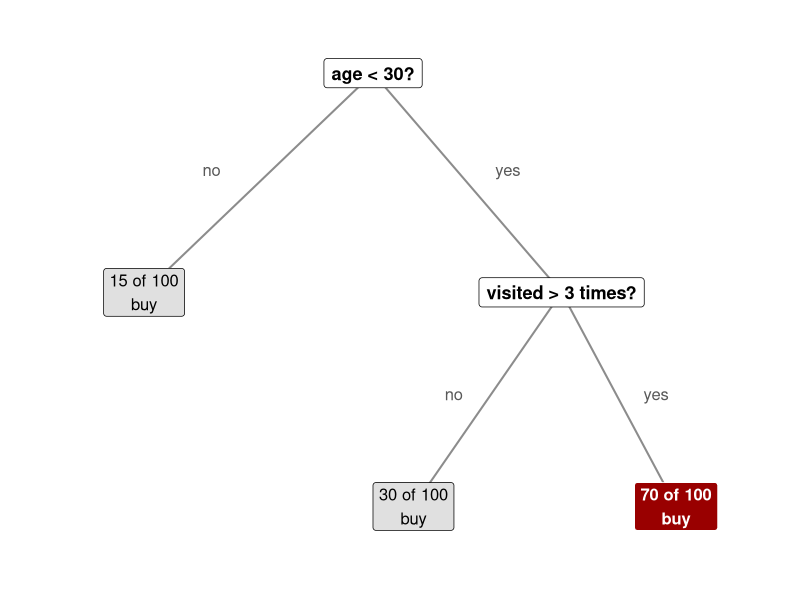
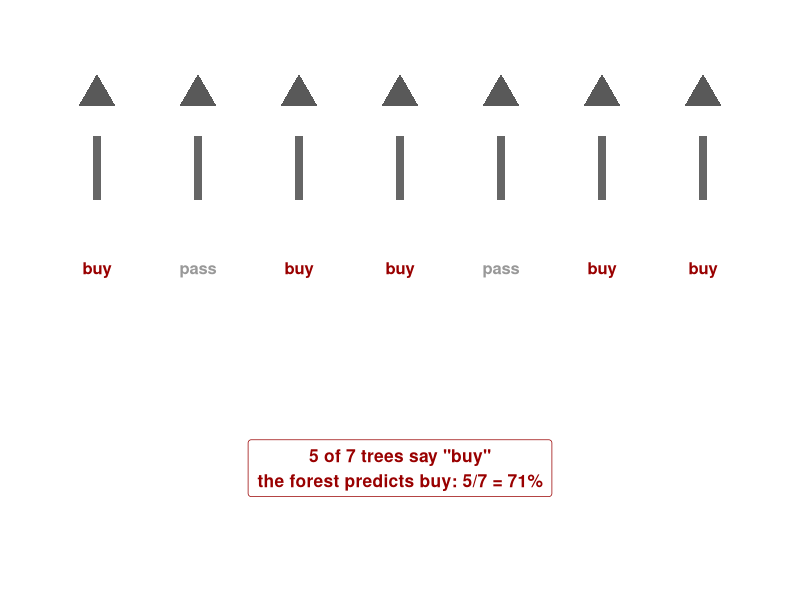
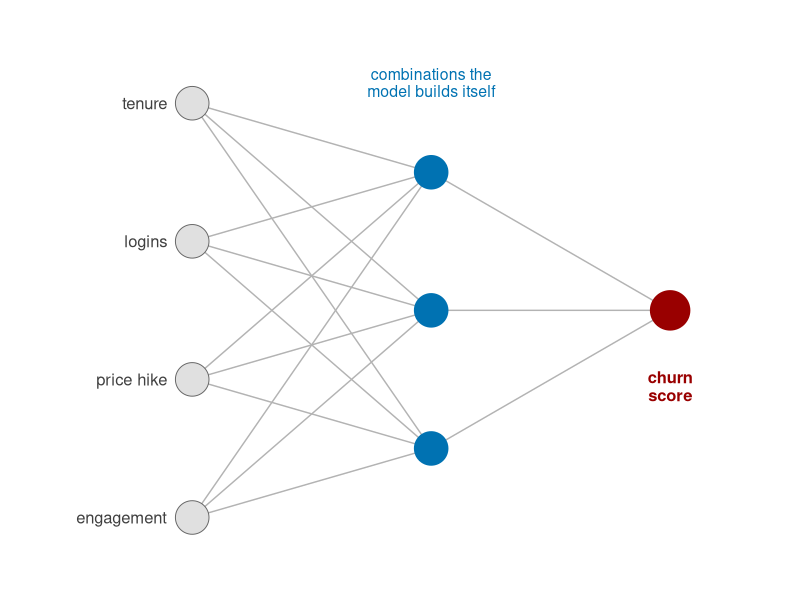
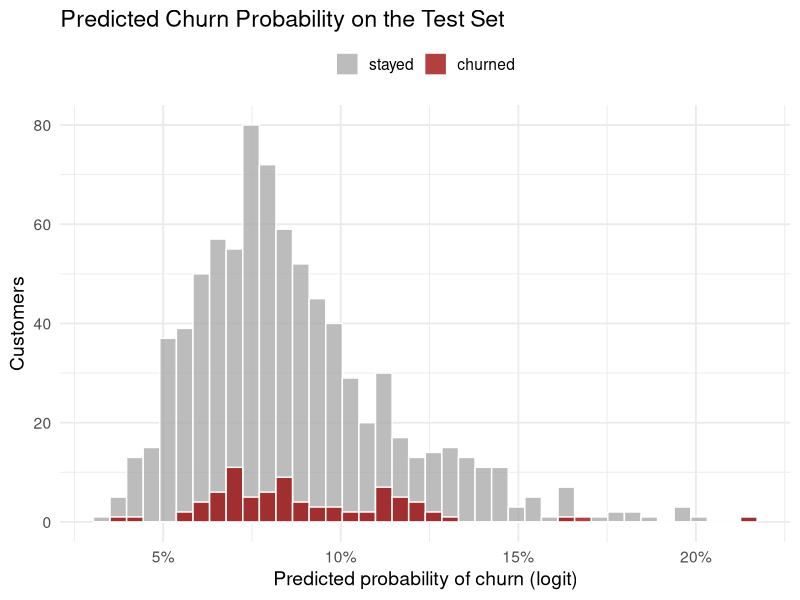
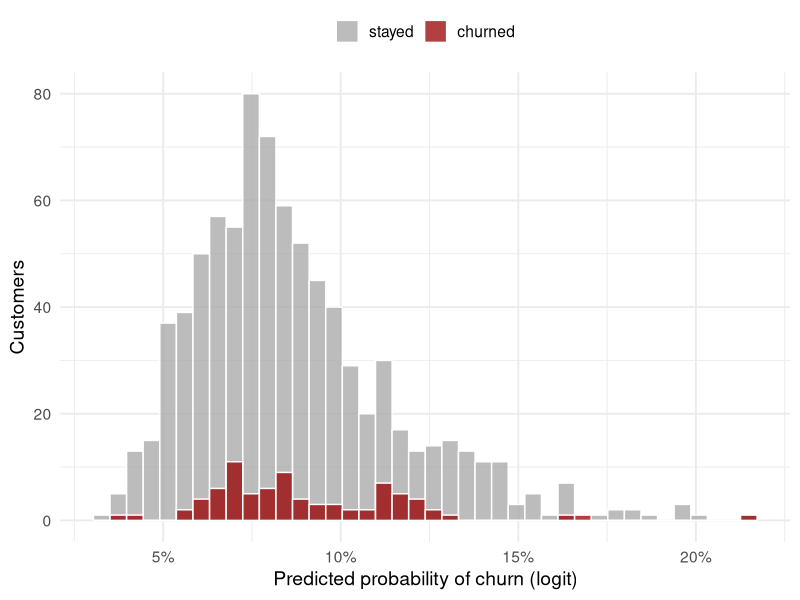
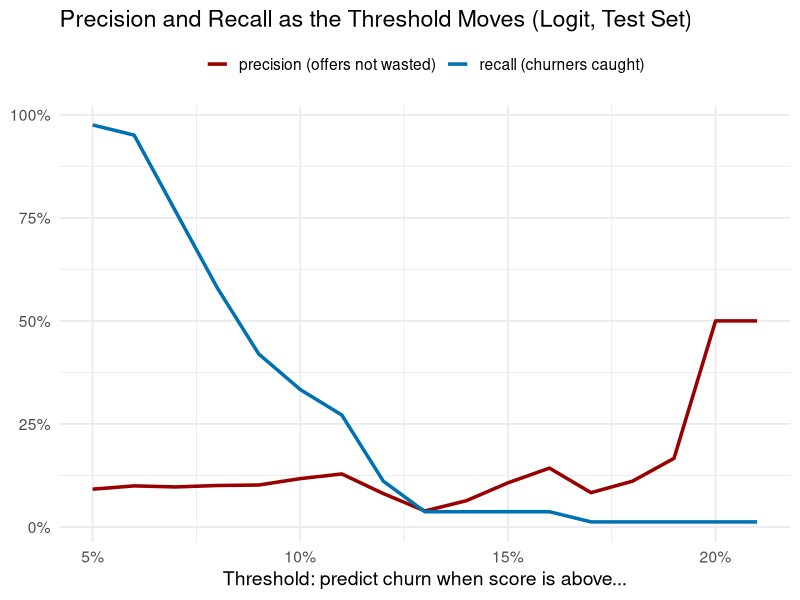
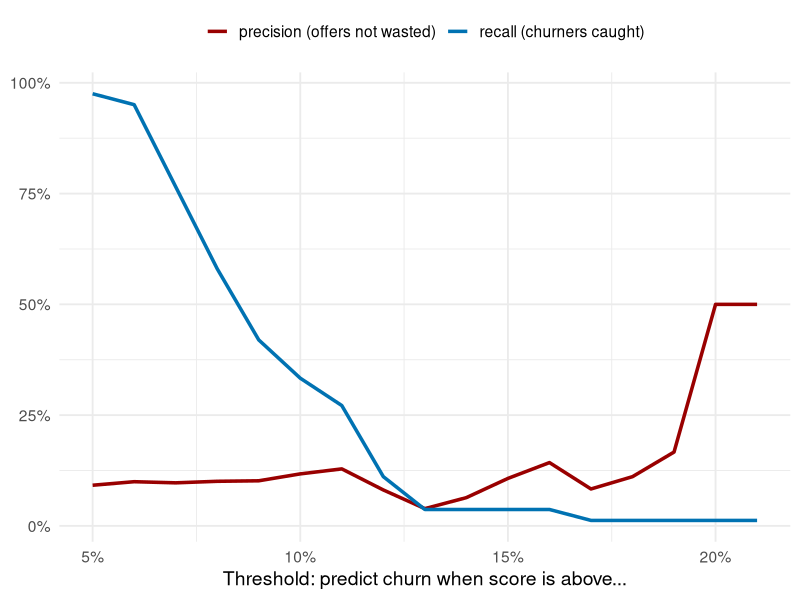
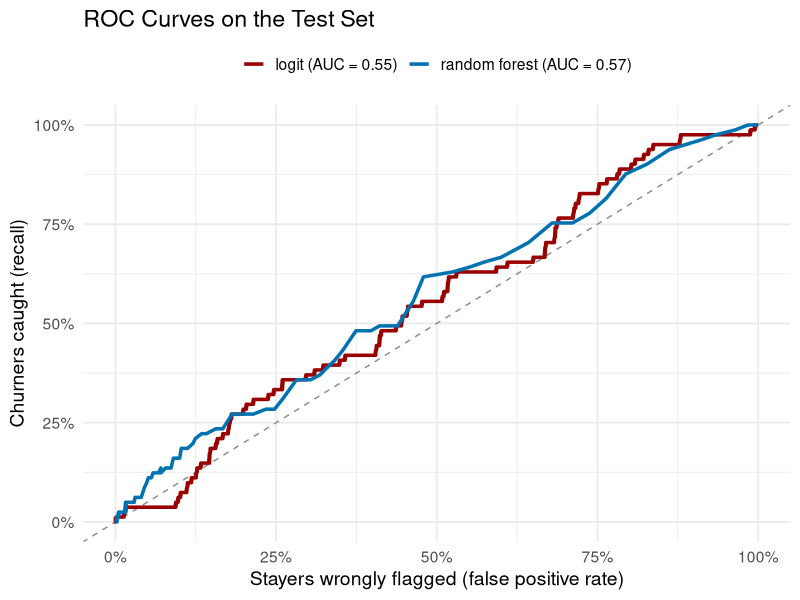

Source code (R) for these figures, in order:
## ---- chunk 1
#| include: false
library(data.table)
library(ggplot2)
library(scales)
library(randomForest)
library(pROC)

options(width = 110)

usc_red  <- "#990000"
usc_gold <- "#E69F00"
blue     <- "#0072B2"

# --- the churn data: 3,000 customers of a subscription business ---
churn <- fread("data/churn_data.csv")
churn[, region := factor(region)]
churn_rate <- mean(churn$churn)

plain_names <- c(
  tenure_months      = "tenure (months)",
  logins_last30      = "logins, last 30 days",
  tickets_30d        = "support tickets, last 30 days",
  email_engagement   = "email engagement (0 to 1)",
  price_increase_60d = "price increase, last 60 days",
  plan_downgrade     = "plan downgrade",
  region             = "region")

# --- stratified 70/30 train/test split ---
set.seed(123)
idx_pos <- which(churn$churn == 1)
idx_neg <- which(churn$churn == 0)
train_id <- sort(c(sample(idx_pos, floor(0.7 * length(idx_pos))),
                   sample(idx_neg, floor(0.7 * length(idx_neg)))))
train <- churn[train_id]
test  <- churn[-train_id]

# --- two models: logit and random forest ---
logit_fit <- glm(churn ~ ., data = train, family = binomial())
set.seed(123)
rf_fit <- randomForest(factor(churn) ~ ., data = train, ntree = 300, importance = TRUE)

test[, p_logit := predict(logit_fit, newdata = test, type = "response")]
test[, p_rf    := predict(rf_fit, newdata = test, type = "prob")[, "1"]]

# --- metric helpers ---
conf_metrics <- function(y, p, thr = 0.5) {
  yhat <- as.integer(p >= thr)
  TP <- sum(yhat == 1 & y == 1); FP <- sum(yhat == 1 & y == 0)
  FN <- sum(yhat == 0 & y == 1); TN <- sum(yhat == 0 & y == 0)
  acc  <- (TP + TN) / length(y)
  prec <- ifelse(TP + FP == 0, NA, TP / (TP + FP))
  rec  <- ifelse(TP + FN == 0, NA, TP / (TP + FN))
  f1   <- ifelse(is.na(prec) | is.na(rec) | prec + rec == 0, NA,
                 2 * prec * rec / (prec + rec))
  data.table(TP = TP, FP = FP, FN = FN, TN = TN,
             accuracy = acc, precision = prec, recall = rec, f1 = f1)
}
m_logit <- conf_metrics(test$churn, test$p_logit)
m_rf    <- conf_metrics(test$churn, test$p_rf)

roc_logit <- roc(test$churn, test$p_logit, quiet = TRUE)
roc_rf    <- roc(test$churn, test$p_rf,    quiet = TRUE)
auc_logit <- as.numeric(auc(roc_logit))
auc_rf    <- as.numeric(auc(roc_rf))

# --- the threshold sweep for the precision-recall tradeoff ---
sweep <- rbindlist(lapply(seq(0.05, 0.60, by = 0.01), function(t)
  cbind(thr = t, conf_metrics(test$churn, test$p_logit, t))))
sweep <- sweep[!is.na(precision)]

# --- the worked threshold pick: lowest threshold with precision >= 50% ---
pick <- sweep[precision >= 0.5][thr == min(thr)]

# --- odds ratios (logit), with plain labels ---
or <- data.table(term = names(coef(logit_fit)), beta = coef(logit_fit))[term != "(Intercept)"]
or_labels <- c(
  tenure_months      = "tenure (per extra month)",
  logins_last30      = "logins last 30 days (per extra login)",
  tickets_30d        = "support tickets (per extra ticket)",
  email_engagement   = "email engagement (0 to 1)",
  price_increase_60d = "price increase in last 60 days (yes vs. no)",
  plan_downgrade     = "plan downgrade (yes vs. no)",
  regionNorth        = "region: North (vs. East)",
  regionSouth        = "region: South (vs. East)",
  regionWest         = "region: West (vs. East)")
or[, label := or_labels[term]]
or[, odds := exp(beta)]
or <- or[!grepl("^region", term)]        # keep the deck readable: drop region dummies
or <- or[order(odds)]
or[, label := factor(label, levels = label)]

# --- random forest importance, with plain labels ---
imp <- data.table(term = rownames(importance(rf_fit)),
                  gain = importance(rf_fit)[, "MeanDecreaseAccuracy"])
imp[, label := plain_names[term]]
imp <- imp[order(gain)]
imp[, label := factor(label, levels = label)]

# --- the ad-click exercise data, for the practice slide ---
ad <- fread("data/ad_click_data.csv")

# --- capacity view: the retention team can contact the top 10% ---
K <- ceiling(0.10 * nrow(test))
top_rf <- test[order(-p_rf)][1:K]
prec_k <- mean(top_rf$churn)
rec_k  <- sum(top_rf$churn) / sum(test$churn)

fmt_pct <- function(x, d = 0)
  ifelse(is.na(x), "undefined", sprintf(paste0("%.", d, "f%%"), 100 * x))
## ---- chunk 2
#| fig-width: 5.6
#| fig-height: 3.6
edges <- data.table(
  x    = c(0.50, 0.50, 0.78, 0.78),
  y    = c(0.93, 0.93, 0.50, 0.50),
  xend = c(0.16, 0.78, 0.56, 0.95),
  yend = c(0.50, 0.50, 0.08, 0.08))
ggplot() +
  geom_segment(data = edges, aes(x, y, xend = xend, yend = yend),
               color = "grey55", linewidth = 0.7) +
  annotate("text", x = c(0.26, 0.70, 0.62, 0.92), y = c(0.74, 0.74, 0.30, 0.30),
           label = c("no", "yes", "no", "yes"), color = "grey35", size = 4.2) +
  annotate("label", x = 0.50, y = 0.93, label = "age < 30?",
           size = 4.6, fontface = "bold", label.padding = unit(0.35, "lines")) +
  annotate("label", x = 0.78, y = 0.50, label = "visited > 3 times?",
           size = 4.6, fontface = "bold", label.padding = unit(0.35, "lines")) +
  annotate("label", x = 0.16, y = 0.50, label = "15 of 100\nbuy",
           size = 4.2, fill = "grey88", label.padding = unit(0.3, "lines")) +
  annotate("label", x = 0.56, y = 0.08, label = "30 of 100\nbuy",
           size = 4.2, fill = "grey88", label.padding = unit(0.3, "lines")) +
  annotate("label", x = 0.95, y = 0.08, label = "70 of 100\nbuy",
           size = 4.2, fontface = "bold", fill = usc_red, color = "white",
           label.padding = unit(0.3, "lines")) +
  scale_x_continuous(limits = c(0, 1.08)) +
  scale_y_continuous(limits = c(-0.05, 1.02)) +
  theme_void()
## ---- chunk 3
#| fig-width: 5.6
#| fig-height: 3.6
votes <- data.table(x = 1:7,
                    vote = c("buy", "pass", "buy", "buy", "pass", "buy", "buy"))
ggplot(votes) +
  geom_tile(aes(x, y = 0.84), width = 0.07, height = 0.14, fill = "grey40") +
  geom_point(aes(x, y = 1), shape = 17, size = 9, color = "grey35") +
  geom_text(aes(x, y = 0.62, label = vote, color = vote),
            fontface = "bold", size = 4.2) +
  scale_color_manual(values = c(buy = usc_red, pass = "grey60"), guide = "none") +
  annotate("label", x = 4, y = 0.18,
           label = "5 of 7 trees say \"buy\"\nthe forest predicts buy: 5/7 = 71%",
           size = 4.4, fontface = "bold", color = usc_red,
           label.padding = unit(0.45, "lines")) +
  scale_x_continuous(limits = c(0.4, 7.6)) +
  scale_y_continuous(limits = c(-0.05, 1.15)) +
  theme_void()
## ---- chunk 4
#| fig-width: 5.6
#| fig-height: 3.9
inp <- data.table(x = 0, y = 1:4,
                  lab = c("engagement", "price hike", "logins", "tenure"))
hid <- data.table(x = 1.15, y = c(1.5, 2.5, 3.5))
out <- data.table(x = 2.3, y = 2.5)
e1 <- CJ(i = 1:4, j = 1:3)[, .(x = 0, y = i, xend = 1.15, yend = hid$y[j])]
e2 <- data.table(x = 1.15, y = hid$y, xend = 2.3, yend = 2.5)
ggplot() +
  geom_segment(data = rbind(e1, e2), aes(x, y, xend = xend, yend = yend),
               color = "grey70", linewidth = 0.5) +
  geom_point(data = inp, aes(x, y), shape = 21, size = 11,
             fill = "grey88", color = "grey40") +
  geom_point(data = hid, aes(x, y), shape = 21, size = 11,
             fill = blue, color = blue) +
  geom_point(data = out, aes(x, y), shape = 21, size = 13,
             fill = usc_red, color = usc_red) +
  geom_text(data = inp, aes(x - 0.12, y, label = lab),
            hjust = 1, size = 4.2, color = "grey25") +
  annotate("text", x = 2.3, y = 1.95, label = "churn\nscore",
           size = 4.2, fontface = "bold", color = usc_red, lineheight = 0.9) +
  annotate("text", x = 1.15, y = 4.15, label = "combinations the\nmodel builds itself",
           size = 4, color = blue, lineheight = 0.9) +
  scale_x_continuous(limits = c(-0.75, 2.75)) +
  scale_y_continuous(limits = c(0.6, 4.55)) +
  theme_void()
## ---- chunk 5
#| fig-width: 8
#| fig-height: 4.2
p_hist <- ggplot(test, aes(x = p_logit, fill = factor(churn))) +
  geom_histogram(bins = 40, alpha = 0.75, position = "identity", color = "white") +
  scale_fill_manual(values = c("0" = "grey65", "1" = usc_red),
                    labels = c("stayed", "churned"), name = NULL) +
  scale_x_continuous(labels = percent) +
  labs(title = "Predicted Churn Probability on the Test Set",
       x = "Predicted probability of churn (logit)", y = "Customers") +
  theme_minimal(base_size = 14) + theme(legend.position = "top")
p_hist
## ---- chunk 6
#| fig-width: 8
#| fig-height: 2.9
p_hist + labs(title = NULL)
## ---- chunk 7
#| fig-width: 8
#| fig-height: 4.2
p_sweep <- ggplot(melt(sweep[, .(thr, precision, recall)], id.vars = "thr"),
       aes(x = thr, y = value, color = variable)) +
  geom_line(linewidth = 1.2) +
  scale_color_manual(values = c(precision = usc_red, recall = blue),
                     labels = c("precision (offers not wasted)",
                                "recall (churners caught)"), name = NULL) +
  scale_x_continuous(labels = percent) + scale_y_continuous(labels = percent) +
  labs(title = "Precision and Recall as the Threshold Moves (Logit, Test Set)",
       x = "Threshold: predict churn when score is above...", y = NULL) +
  theme_minimal(base_size = 14) + theme(legend.position = "top")
p_sweep
## ---- chunk 8
#| fig-width: 8
#| fig-height: 2.4
p_sweep + labs(title = NULL)
## ---- chunk 9
#| fig-width: 8
#| fig-height: 4.2
roc_dt <- rbind(
  data.table(fpr = 1 - roc_logit$specificities, tpr = roc_logit$sensitivities,
             model = sprintf("logit (AUC = %.2f)", auc_logit)),
  data.table(fpr = 1 - roc_rf$specificities, tpr = roc_rf$sensitivities,
             model = sprintf("random forest (AUC = %.2f)", auc_rf)))
p_roc <- ggplot(roc_dt, aes(x = fpr, y = tpr, color = model)) +
  geom_abline(slope = 1, intercept = 0, linetype = "dashed", color = "grey55") +
  geom_line(linewidth = 1.2) +
  scale_color_manual(values = setNames(c(usc_red, blue), unique(roc_dt$model)),
                     name = NULL) +
  scale_x_continuous(labels = percent) + scale_y_continuous(labels = percent) +
  labs(title = "ROC Curves on the Test Set",
       x = "Stayers wrongly flagged (false positive rate)",
       y = "Churners caught (recall)") +
  theme_minimal(base_size = 14) + theme(legend.position = "top")
p_roc
## ---- chunk 10
#| fig-width: 8
#| fig-height: 2.9
p_roc + labs(title = NULL)
## ---- chunk 11
#| fig-width: 6.6
#| fig-height: 4.6
ggplot(or, aes(x = odds, y = label)) +
  geom_col(fill = usc_red, width = 0.65) +
  geom_vline(xintercept = 1, linetype = "dashed", color = "grey40") +
  geom_text(aes(label = sprintf("%.2f", odds)), hjust = -0.15, size = 3.4) +
  scale_x_continuous(expand = expansion(mult = c(0, 0.15))) +
  labs(title = "Odds Ratios from the Logit",
       x = "Odds ratio (dashed line = no effect)", y = NULL) +
  theme_minimal(base_size = 13)
## ---- chunk 12
#| fig-width: 6.6
#| fig-height: 4.6
ggplot(imp, aes(x = gain, y = label)) +
  geom_col(fill = blue, width = 0.65) +
  labs(title = "Random Forest: Feature Importance",
       x = "Importance (drop in accuracy if the feature is shuffled)", y = NULL) +
  theme_minimal(base_size = 13)
